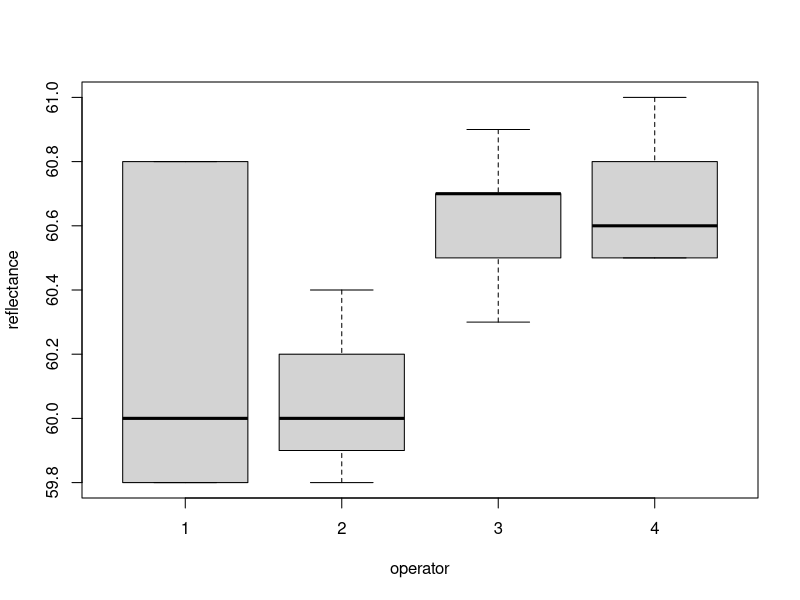

R code for this plot:
## ---- chunk 1
pulp <- data.frame(operator = rep(factor(1:4), 5),
                   repetition = rep(1:5, rep(4, 5)), 
                   reflectance = c(59.8, 59.8, 60.7, 61.0, 60.0, 60.2, 60.7, 60.8, 
                                    60.8, 60.4, 60.5, 60.6, 60.8, 59.9, 60.9, 60.5, 59.8, 60.0, 60.3, 60.5)
                     )
knitr::kable(
 tidyr::pivot_wider(pulp, names_from = operator, values_from = reflectance)[, -1],
 col.names = paste("Operator", 1:4),
 caption = "Pulp experiment: reflectance values (unitless) from four different operators."
)
## ---- chunk 2
boxplot(reflectance ~ operator, data = pulp)
